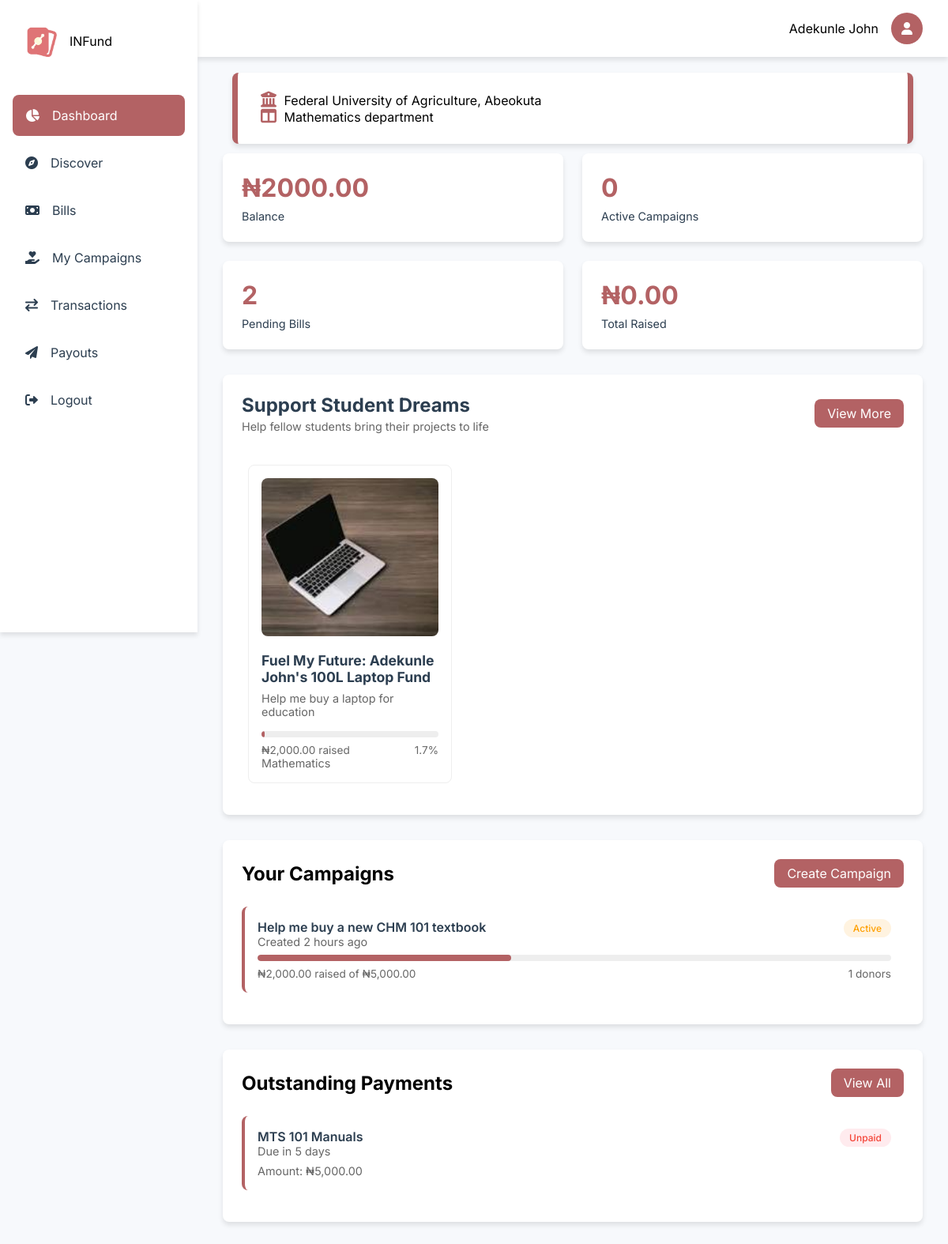
The app's page /dashboard/overview (signed in) with its own data.
### tables this page shows
CREATE TABLE `users` (
  `id` int(11) NOT NULL,
  `fullname` varchar(1000) NOT NULL,
  `email` varchar(200) DEFAULT NULL,
  `balance` decimal(15,2) NOT NULL DEFAULT 0.00,
  `username` varchar(30) NOT NULL,
  `phone` varchar(30) DEFAULT NULL,
  `dob` varchar(200) DEFAULT NULL,
  `country` varchar(200) DEFAULT NULL,
  `state` varchar(1000) DEFAULT NULL,
  `university` varchar(1000) DEFAULT NULL,
  `faculty` varchar(1000) DEFAULT NULL,
  `department` varchar(1000) DEFAULT NULL,
  `matric_no` varchar(1000) NOT NULL,
  `password` varchar(1000) DEFAULT NULL,
  `level` varchar(200) NOT NULL DEFAULT '100',
  `bank_id` varchar(200) DEFAULT NULL,
  `bank_account_name` varchar(200) DEFAULT NULL,
  `account_number` int(30) DEFAULT NULL,
  `created_at` varchar(1000) DEFAULT current_timestamp(),
  `last_login` varchar(1000) DEFAULT current_timestamp(),
  `gender` varchar(1000) DEFAULT NULL
);

CREATE TABLE `universities` (
  `id` bigint(20) UNSIGNED NOT NULL,
  `abbreviation` varchar(10) NOT NULL,
  `name` varchar(255) NOT NULL,
  `type` enum('Federal','State','Uniformed','Private') NOT NULL,
  `country` varchar(50) DEFAULT 'Nigeria',
  `email` varchar(1000) DEFAULT NULL,
  `password` varchar(1000) DEFAULT NULL,
  `secret_code` varchar(1000) DEFAULT NULL,
  `logo` varchar(1000) NOT NULL DEFAULT 'default.png'
);

CREATE TABLE `campaigns` (
  `id` int(11) NOT NULL,
  `title` varchar(255) NOT NULL,
  `description` text NOT NULL,
  `impact` text DEFAULT NULL,
  `importance` text DEFAULT NULL,
  `uid` int(11) NOT NULL,
  `goal_amount` decimal(15,2) NOT NULL,
  `university` varchar(200) DEFAULT NULL,
  `amount_raised` decimal(15,2) DEFAULT 0.00,
  `start_date` date NOT NULL,
  `end_date` date NOT NULL,
  `status` enum('active','completed','cancelled') DEFAULT 'active',
  `created_at` timestamp NOT NULL DEFAULT current_timestamp(),
  `updated_at` timestamp NOT NULL DEFAULT current_timestamp() ON UPDATE current_timestamp(),
  `image1` varchar(1000) NOT NULL,
  `image2` varchar(1000) DEFAULT NULL,
  `image3` varchar(1000) DEFAULT NULL,
  `image4` varchar(1000) DEFAULT NULL,
  `spam_level` decimal(5,2) DEFAULT NULL
);

CREATE TABLE `bills` (
  `id` int(11) NOT NULL,
  `creator_id` int(11) NOT NULL,
  `name` varchar(255) NOT NULL,
  `university` varchar(255) NOT NULL,
  `faculty` varchar(255) NOT NULL,
  `department` varchar(1000) NOT NULL,
  `level` varchar(255) NOT NULL,
  `matric_no` varchar(255) NOT NULL,
  `price` decimal(10,2) NOT NULL,
  `start_date` date DEFAULT NULL,
  `end_date` date DEFAULT NULL,
  `created_at` timestamp NOT NULL DEFAULT current_timestamp()
);

### includes/get_universities.php (called while the page is built, shortened)
<?php
function get_university($abbr)
{
    global $conn;
    $stmt = $conn->prepare("SELECT * FROM universities WHERE abbreviation=?");
    $stmt->bind_param("s", $abbr);
    $stmt->execute();
    $result = $stmt->get_result();
    $university = [];
    while ($row = $result->fetch_assoc()) {
        $university[] = $row;
    }
    return $university;
}

### includes/user/functions.php (the view, shortened to what this page needs)
<?php
function getUserDetails(string $email): array
{
    global $conn;
    if (strpos($email, "@")) {
        $query = "SELECT * FROM users WHERE email = ?";
    } else {
        $query = "SELECT * FROM users WHERE id = ?";
    }
    $stmt = $conn->prepare($query);
    $stmt->bind_param("s", $email);
    $stmt->execute();
    $result = $stmt->get_result();
    $data = $result->fetch_assoc();
    return $data;
}
function getCampaignsByUserId($user_id)
{
    global $conn;
    $sql = "SELECT c.*,
            (SELECT COUNT(*) FROM donations WHERE campaign_id = c.id) as donor_count,
            (SELECT SUM(amount) FROM donations WHERE campaign_id = c.id) as total_donations
            FROM campaigns c
            WHERE c.uid = ?
            ORDER BY c.created_at DESC";
    $stmt = $conn->prepare($sql);
    $stmt->bind_param("i", $user_id);
    $stmt->execute();
    $result = $stmt->get_result();
    return $result;
}
function displayCampaignSection($campaigns)
{
    $output = '';
    if ($campaigns->num_rows > 0) {
        while ($campaign = $campaigns->fetch_assoc()) {
            $progress = ($campaign['amount_raised'] / $campaign['goal_amount']) * 100;
            $progress = min(100, $progress);
            $created_date = new DateTime($campaign['created_at']);
            $now = new DateTime();
            $interval = $created_date->diff($now);
            $time_ago = formatTimeAgo($interval);
            $badge_class = ($campaign['status'] === 'completed') ? 'badge-success' : 'badge-warning';
            $status_text = ucfirst($campaign['status']);
            $output .= sprintf(
                '
                <div class="campaign-card" onclick="window.location.href=\'campaign?id=%d\'">
                    <div class="campaign-header">
                        <div>
                            <div class="campaign-title">%s</div>
                            <div class="campaign-meta">Created %s</div>
                        </div>
                        <span class="badge %s">%s</span>
                    </div>
                    <div class="progress-bar">
                        <div class="progress-fill" style="width: %d%%"></div>
                    </div>
                    <div class="campaign-stats">
                        <span>₦%s raised of ₦%s</span>
                        <span>%d donors</span>
                    </div>
                </div>',
                $campaign['id'],
                htmlspecialchars($campaign['title']),
                $time_ago,
                $badge_class,
                $status_text,
                $progress,
                number_format($campaign['amount_raised'], 2),
                number_format($campaign['goal_amount'], 2),
                $campaign['donor_count']
            );
        }
    }
    return $output;
}
function formatTimeAgo($interval)
{
    if ($interval->h >= 1) return $interval->h . ' hour' . ($interval->h > 1 ? 's' : '') . ' ago';
    return 'just now';
}
function getCampaignStats($campaigns)
{
    $stats = [
        'total_raised' => 0,
        'active_campaigns' => 0
    ];
    if ($row = $campaigns->fetch_assoc()) {
        $stats['total_raised'] = $row['total_raised'] ?? 0;
        $stats['active_campaigns'] = $row['active_campaigns'] ?? 0;
    }
    return $stats;
}
function getDiscoverCampaigns($user_id, $limit = 6)
{
    global $conn;
    $query = "SELECT c.*, u.department, u.university
              FROM campaigns c
              JOIN users u ON c.uid = u.id
              WHERE c.uid != ?
              AND c.status = 'active'
              AND c.end_date >= CURRENT_DATE
              ORDER BY c.created_at DESC
              LIMIT ?";
    $stmt = $conn->prepare($query);
    $stmt->bind_param("ii", $user_id, $limit);
    $stmt->execute();
    $result = $stmt->get_result();
    return $result->fetch_all(MYSQLI_ASSOC);
}
function displayDiscoverCampaigns($campaigns)
{
    $output = '';
    foreach ($campaigns as $campaign) {
        $progress = ($campaign['amount_raised'] / $campaign['goal_amount']) * 100;
        $progress = min(100, round($progress, 1));
        $output .= '
        <div class="discover-card" onclick="window.location.href=\'campaign?id='.$campaign['id'].'\'">
            <img src="../assets/images/campaigns/' . htmlspecialchars($campaign['image1']) . '" alt="Campaign Image" class="campaign-image">
            <div class="campaign-info">
                <h3>' . htmlspecialchars($campaign['title']) . '</h3>
                <p class="campaign-description">' . htmlspecialchars($campaign['description']) . '</p>
                <div class="progress-bar">
                    <div class="progress-fill" style="width: ' . $progress . '%;"></div>
                </div>
                <div class="campaign-stats">
                    <span>₦' . number_format($campaign['amount_raised'], 2) . ' raised</span>
                    <span>' . $progress . '%</span>
                </div>
                <div class="campaign-meta">
                    <span>' . htmlspecialchars($campaign['department']) . '</span>
                </div>
            </div>
        </div>';
    }
    return $output;
}
?>

### includes/user/nav.php (shortened to what this page needs)
<?php
include '../config/config.php';
include '../includes/user/functions.php';
$my_details = getUserDetails($_SESSION["user_id"]);
?>
<!DOCTYPE html>
<html lang="en">
<head>
    <link href="https://cdnjs.cloudflare.com/ajax/libs/toastr.js/latest/css/toastr.min.css" rel="stylesheet" />
    <link rel="stylesheet" href="https://cdnjs.cloudflare.com/ajax/libs/font-awesome/6.0.0/css/all.min.css">
    <link rel="stylesheet" href="../assets/css/user/nav.css">
    <?php if (isset($css1)) : ?>
        <link rel="stylesheet" href="../assets/css/user/<?= $css1 ?>.css">
    <?php endif; ?>
</head>
<body>
    <div class="container">
        <nav class="sidenav">
            <div class="logo">
                <img src="../assets/images/static/logo.png" alt="Logo">
                <span>INFund</span>
            </div>
            <ul class="nav-links">
                <li class="nav-item">
                    <a href="./overview" class="nav-link <?= isset($page) && $page == 'Overview' ? 'active' : ''; ?>">
                        <i class="fas fa-chart-pie"></i>
                        <span>Dashboard</span>
                    </a>
                </li>
                <li class="nav-item">
                    <a href="./discover" class="nav-link <?= isset($page) && $page == 'Discover' ? 'active' : ''; ?>">
                        <i class="fas fa-compass"></i>
                        <span>Discover</span>
                    </a>
                </li>
                <li class="nav-item">
                    <a href="./bills" class="nav-link <?= isset($page) && $page == 'Bills' ? 'active' : ''; ?>">
                        <i class="fas fa-money-bill"></i>
                        <span>Bills</span>
                    </a>
                </li>
                <li class="nav-item">
                    <a href="./campaigns" class="nav-link <?= isset($page) && $page == 'Campaigns' ? 'active' : ''; ?>">
                        <i class="fas fa-hand-holding-heart"></i>
                        <span>My Campaigns</span>
                    </a>
                </li>
                <li class="nav-item">
                    <a href="./transactions" class="nav-link <?= isset($page) && $page == 'Transactions' ? 'active' : ''; ?>">
                        <i class="fas fa-exchange"></i>
                        <span>Transactions</span>
                    </a>
                </li>
                <li class="nav-item">
                    <a href="./payouts" class="nav-link <?= isset($page) && $page == 'Payouts' ? 'active' : ''; ?>">
                        <i class="fas fa-paper-plane"></i>
                        <span>Payouts</span>
                    </a>
                </li>
                <li class="nav-item">
                    <a href="./logout" class="nav-link ">
                        <i class="fas fa-sign-out-alt"></i>
                        <span>Logout</span>
                    </a>
                </li>
            </ul>
        </nav>
        <div class="topnav">
            <div class="user-profile">
                <span><?php echo $my_details['fullname']; ?></span>
                <a href="./profile">
                    <div class="avatar">
                        <i class="fas fa-user"></i>
                    </div>
                </a>
            </div>
        </div>

### dashboard/overview.php (shortened to what this page needs)
<?php
$page = "Overview";
$css1 = "discover-campaign-section";
include '../config/config.php';
include '../includes/get_universities.php';
include '../includes/user/get_bills.php';
include '../includes/user/nav.php';
$university = get_university($my_details['university']);
$campaigns = getCampaignsByUserId($_SESSION['user_id']);
$campaign_stats = getCampaignStats($campaigns);
?>
<main class="main-content">
    <div class="server-details">
        <i class="fas fa-university"></i> <?php
                                            if (!empty($university)) {
                                                $university_name = $university[0]['name'];
                                                echo $university_name;
                                            } else {
                                                echo "No university found with the abbreviation: " . $abbreviation;
                                            } ?>
        <br>
        <i class="fas fa-columns"></i> <?php echo $my_details['department']; ?> department
    </div>
    <div class="cards-grid">
        <div class="card">
            <h2>₦<?php echo $my_details['balance']; ?></h2>
            <p>Balance </p>
        </div>
        <div class="card">
            <h2><?php echo $campaign_stats['active_campaigns']; ?></h2>
            <p>Active Campaigns</p>
        </div>
        <div class="card">
            <h2>2</h2>
            <p>Pending Bills</p>
        </div>
        <div class="card">
            <h2>₦<?php echo number_format($campaign_stats['total_raised'], 2); ?></h2>
            <p>Total Raised</p>
        </div>
    </div>
    <section class="discover-campaigns">
        <div class="discover-header">
            <div>
                <h2 class="discover-title">Support Student Dreams</h2>
                <p class="discover-subtitle">Help fellow students bring their projects to life</p>
            </div>
            <a href="./discover" class="view-all">View More</a>
        </div>
        <div class="campaign-scroll">
            <div class="campaign-cards">
                <?php
                $discover_campaigns = getDiscoverCampaigns($_SESSION['user_id']);
                echo displayDiscoverCampaigns($discover_campaigns);
                ?>
            </div>
        </div>
    </section>
    <div class="campaigns-grid">
        <section class="feed-section">
            <div class="section-header">
                <h2>Your Campaigns</h2>
                <a href="./create" class="view-all">Create Campaign</a>
            </div>
            <?php echo displayCampaignSection($campaigns); ?>
        </section>
        <section class="feed-section">
            <div class="section-header">
                <h2>Outstanding Payments</h2>
                <a href="bills.php" class="view-all">View All</a>
            </div>
            <?php
            $bills = getBillsByDepartment($my_details['department'], $_SESSION['user_id']);
            echo displayBillsSection($bills);
            ?>
        </section>
    </div>
</main>
<?php
include '../includes/user/footer.php';
?>

### includes/user/get_bills.php (shortened to what this page needs)
<?php
function getBillsByDepartment($department, $user_id)
{
    global $conn;
    $query = "SELECT b.*,
              p.amount_paid,
              p.status as payment_status,
              p.last_payment_date,
              DATEDIFF(b.end_date, CURRENT_DATE()) as days_remaining
              FROM bills b
              LEFT JOIN payments p ON b.id = p.bill_id AND p.student_id = ?
              WHERE b.department = ?
              AND b.end_date >= CURRENT_DATE()
              ORDER BY b.end_date ASC";
    $stmt = $conn->prepare($query);
    $stmt->bind_param("is", $user_id, $department);
    $stmt->execute();
    $result = $stmt->get_result();
    return $result->fetch_all(MYSQLI_ASSOC);
}
function displayBillsSection($bills)
{
    $output = '';
    foreach ($bills as $bill) {
        $badge_class = 'badge-danger';
        $status = 'Unpaid';
        $amount_display = '₦' . number_format($bill['price'], 2);
        $output .= sprintf(
            '
            <div class="campaign-card">
                <a href="bill.php?id=%d" class="campaign-header">
                    <div>
                        <div class="campaign-title">%s</div>
                        <div class="campaign-meta">Due in %d days</div>
                    </div>
                    <span class="badge %s">%s</span>
                </a>
                <div class="campaign-meta">
                    Amount: %s
                </div>
            </div>
        ',
            $bill['id'],
            htmlspecialchars($bill['name']),
            $bill['days_remaining'],
            $badge_class,
            $status,
            $amount_display
        );
    }
    return $output;
}

### records on screen
users: fullname "Adekunle John", department "Mathematics", balance "2000.00"
universities: name "Federal University of Agriculture, Abeokuta"
campaigns: image1 (picture), title "Fuel My Future: Adekunle John's 100L Laptop Fund", description "Help me buy a laptop for education", amount_raised "2,000.00", progress "1.7", uid.department "Mathematics"
campaigns: title "Help me buy a new CHM 101 textbook", created_at "2 hours ago", status "Active", amount_raised "2,000.00", goal_amount "5,000.00", donor_count "1"
bills: name "MTS 101 Manuals", days_remaining "5", status "Unpaid", price "₦5,000.00"

### other values on screen
$campaign_stats['active_campaigns'] "0"
$campaign_stats['total_raised'] "0.00"
